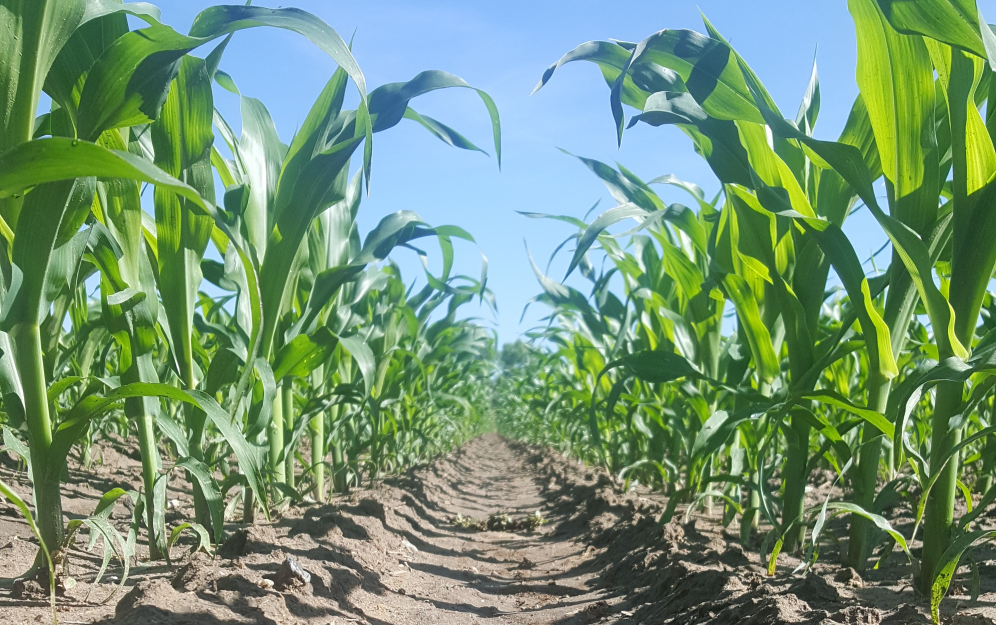
#> input picture Vision/test3.jpg, 2988 x 1875 px, given in place of the camera (shown at 1/3 size)
$ python vision1.py   (older library calls are emulated)
#> lines starting #> are read from the running program, lines starting #| are printed output that depends on the picture; after the words box and inside, x2 and y2 are one past the last pixel; in counts of white or black regions, pixels touching at a corner belong together
### Vision/dual_g2_hpmd_rpi.py
import wiringpi

# Motor speeds for this library are specified as numbers
# between -MAX_SPEED and MAX_SPEED, inclusive.
_max_speed = 480  # 19.2 MHz / 2 / 480 = 20 kHz
MAX_SPEED = _max_speed

io_initialized = False
def io_init():
  global io_initialized
  if io_initialized:
    return

  wiringpi.wiringPiSetupGpio()
  wiringpi.pinMode(12, wiringpi.GPIO.PWM_OUTPUT)
  wiringpi.pinMode(13, wiringpi.GPIO.PWM_OUTPUT)

  wiringpi.pwmSetMode(wiringpi.GPIO.PWM_MODE_MS)
  wiringpi.pwmSetRange(MAX_SPEED)
  wiringpi.pwmSetClock(2)

  wiringpi.pinMode(22, wiringpi.GPIO.OUTPUT)
  wiringpi.pinMode(23, wiringpi.GPIO.OUTPUT)
  wiringpi.pinMode(24, wiringpi.GPIO.OUTPUT)
  wiringpi.pinMode(25, wiringpi.GPIO.OUTPUT)

  io_initialized = True

class Motor(object):
    MAX_SPEED = _max_speed

    def __init__(self, pwm_pin, dir_pin, en_pin):
        self.pwm_pin = pwm_pin
        self.dir_pin = dir_pin
        self.en_pin = en_pin

    def enable(self):
        io_init()
        wiringpi.digitalWrite(self.en_pin, 1)

    def disable(self):
        io_init()
        wiringpi.digitalWrite(self.en_pin, 0)

    def setSpeed(self, speed):
        if speed < 0:
            speed = -speed
            dir_value = 1
        else:
            dir_value = 0

        if speed > MAX_SPEED:
            speed = MAX_SPEED

        io_init()
        wiringpi.digitalWrite(self.dir_pin, dir_value)
        wiringpi.pwmWrite(self.pwm_pin, speed)

class Motors(object):
    MAX_SPEED = _max_speed

    def __init__(self):
        self.motor1 = Motor(12, 24, 22)
        self.motor2 = Motor(13, 25, 23)

    def enable(self):
        self.motor1.enable()
        self.motor2.enable()

    def disable(self):
        self.motor1.disable()
        self.motor2.disable()

    def setSpeeds(self, m1_speed, m2_speed):
        self.motor1.setSpeed(m1_speed)
        self.motor2.setSpeed(m2_speed)

motors = Motors()

### Vision/vision1.py
import time
import cv2
import numpy as np
from dual_g2_hpmd_rpi import motors, MAX_SPEED

x_last = 320
y_last = 180

#capturing video through webcam
cap=cv2.VideoCapture(0)

while True:
        motors.enable()
        _, image = cap.read()
#> image is the input picture: shape (1875, 2988, 3); mean B, G, R 118.7, 148.6, 117.1
        Whiteline = cv2.inRange(image, (195,195,195), (255,255,255))
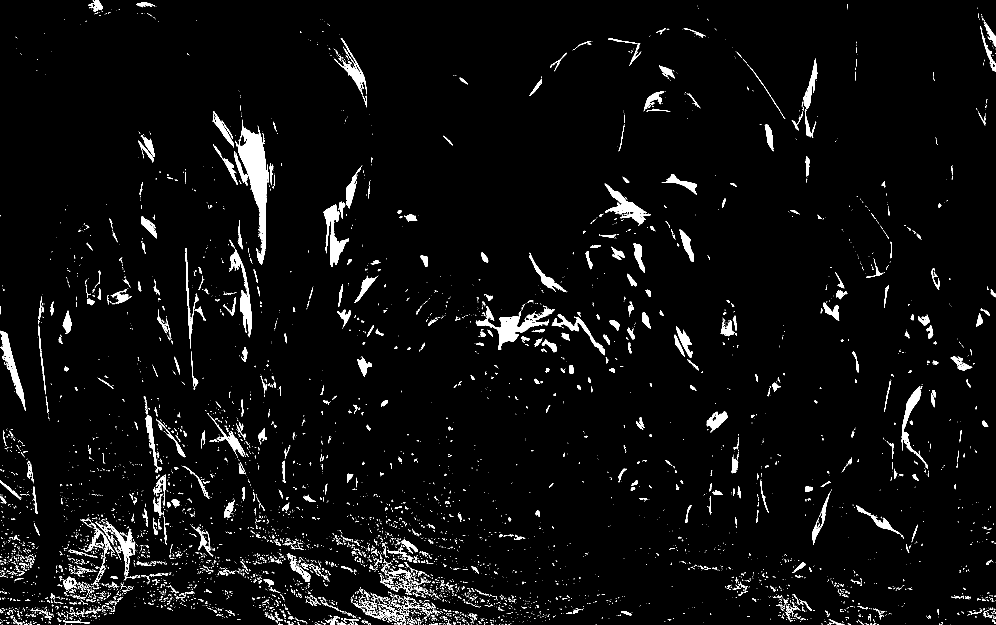
#> Whiteline: shape (1875, 2988) (shown at 1/3 size); 3.5% white; 6580 white regions (5561 under 20 px), largest, box (x1, y1, x2, y2) and area: (706, 359, 800, 794) 14751, (1427, 934, 1647, 1049) 6356, (971, 613, 1047, 801) 4958
        kernel = np.ones((3,3), np.uint8)
        Whiteline = cv2.erode(Whiteline, kernel, iterations=5)
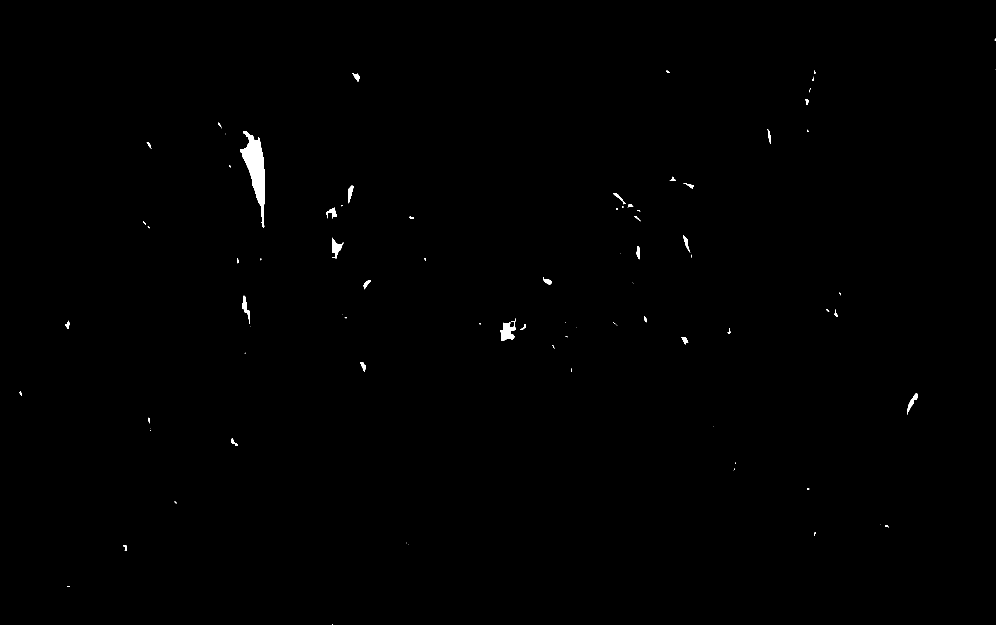
#> Whiteline: shape (1875, 2988) (shown at 1/3 size); 0.31% white; 93 white regions (50 under 20 px), largest, box (x1, y1, x2, y2) and area: (720, 393, 794, 683) 8777, (1501, 964, 1547, 1023) 1574, (996, 713, 1030, 775) 909
        Whiteline = cv2.dilate(Whiteline, kernel, iterations=9)
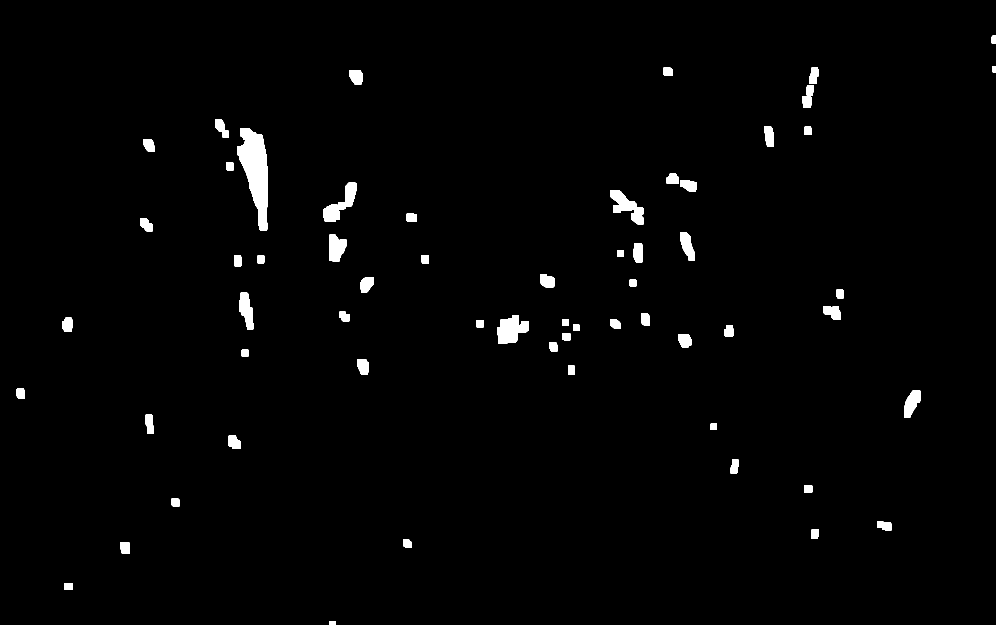
#> Whiteline: shape (1875, 2988) (shown at 1/3 size); 1.5% white; 61 white regions
        img_blk,contours_blk, hierarchy_blk = cv2.findContours(Whiteline.copy(),cv2.RETR_TREE,cv2.CHAIN_APPROX_SIMPLE)
#> contours_blk = 61 contours; largest, box (x1, y1, x2, y2) and area: (711, 384, 803, 692) 15760, (1492, 946, 1585, 1032) 5236, (970, 547, 1070, 665) 4481, (1831, 571, 1931, 673) 4424, (987, 704, 1039, 784) 3054

        contours_blk_len = len(contours_blk)
#> contours_blk_len = 61
        if contours_blk_len > 0 :
         if contours_blk_len == 1 :
          blackbox = cv2.minAreaRect(contours_blk[0])
          #whiteLineFound = True
         else:
           canditates=[]
           off_bottom = 0
           for con_num in range(contours_blk_len):
                blackbox = cv2.minAreaRect(contours_blk[con_num])
                (x_min, y_min), (w_min, h_min), ang = blackbox
                box = cv2.boxPoints(blackbox)
                (x_box,y_box) = box[0]
                if y_box > 358 :
                 off_bottom += 1
                canditates.append((y_box,con_num,x_min,y_min))
#> this loop made 61 passes
#> (x_min, y_min, w_min, h_min, ang, box, x_box, y_box) on passes 1 to 7: (997.5, 1869, 10, 19, -90, [[1007, 1874], [988, 1874], [988, 1864], [1007, 1864]], 1007, 1874), (204.5, 1758.5, 19, 25, -90, [[217, 1768], [192, 1768], [192, 1749], [217, 1749]], 217, 1768), (375, 1643, 32, 28, -90, [[389, 1659], [361, 1659], [361, 1627], [389, 1627]], 389, 1659), (1221, 1631, 24, 24, -90, [[1233, 1643], [1209, 1643], [1209, 1619], [1233, 1619]], 1233, 1643), (2444.5, 1601.5, 29, 23, -90, [[2456, 1616], [2433, 1616], [2433, 1587], [2456, 1587]], 2456, 1616), (2652.5, 1577, 26, 43, -90, [[2674, 1590], [2631, 1590], [2631, 1564], [2674, 1564]], 2674, 1590), (526.5, 1506.5, 23, 23, -90, [[538, 1518], [515, 1518], [515, 1495], [538, 1495]], 538, 1518)
#> (x_min, y_min, w_min, h_min, ang, x_box, y_box) on passes 12, 13, 31, 42, 45, 46: (448.1, 1272.5, 22.29, 58.65, -4.57, 439.4, 1302.7), (2733.6, 1210.5, 93.29, 37.57, -58.2, 2725, 1260.1), (737.2, 932.8, 39.93, 111.9, -5.19, 722.4, 990.3), (2062, 738.5, 32.51, 93.02, -13.74, 2057.2, 787.5), (1877.7, 625.2, 63.51, 139.7, -53.39, 1914.9, 692.4), (1025.3, 610, 147.5, 55.64, -47.42, 995.9, 683.1)
#> after the loop, canditates = 61 items, first 6: (1874, 0, 997.5, 1869), (1768, 1, 204.5, 1758.5), (1659, 2, 375, 1643), (1643, 3, 1221, 1631), (1616, 4, 2444.5, 1601.5), (1590, 5, 2652.5, 1577); off_bottom = 54
           canditates = sorted(canditates)
#> canditates = 61 items, first 6: (131, 60, 2981, 119), (216, 59, 2982.5, 207), (227, 58, 2004, 214.5), (251, 57, 2441, 226.5), (253, 56, 1068, 231.5), (285, 55, 2429.5, 270)
           if off_bottom > 1:
                canditates_off_bottom=[]
                for con_num in range ((contours_blk_len - off_bottom), contours_blk_len):
                   (y_highest,con_highest,x_min, y_min) = canditates[con_num]
                   total_distance = (abs(x_min - x_last)**2 + abs(y_min - y_last)**2)**0.5
                   canditates_off_bottom.append((total_distance,con_highest))
#> this loop made 54 passes
#> (y_highest, con_highest, x_min, y_min, total_distance) on passes 1 to 12: (404, 51, 2423.5, 392, 2114.2), (421.5, 53, 664.9, 385.6, 401.6), (441.3, 52, 2307.8, 408.5, 2000.9), (455, 49, 446.5, 436, 285.5), (511, 48, 689, 499, 487.8), (551, 47, 2018, 536, 1734.9), (574, 46, 2064.5, 557, 1784.8), (664, 43, 1234, 652.5, 1028.9), (683.1, 45, 1025.3, 610, 826), (692.4, 44, 1877.7, 625.2, 1620.1), (693, 42, 439, 673.5, 507.6), (699, 50, 766.3, 536.7, 571.3)
#> (y_highest, con_highest, x_min, y_min) on pass 21: (862, 34, 1641.5, 842.5)
                canditates_off_bottom = sorted(canditates_off_bottom)
                (total_distance,con_highest) = canditates_off_bottom[0]
                blackbox = cv2.minAreaRect(contours_blk[con_highest])
           else:
                (y_highest,con_highest,x_min, y_min) = canditates[contours_blk_len-1]
                blackbox = cv2.minAreaRect(contours_blk[con_highest])
         (x_min, y_min), (w_min, h_min), ang = blackbox
         x_last = x_min
         y_last = y_min
         #if ang < -45 :
          #ang = 90 + ang
         if w_min < h_min and ang > 0:
          ang = (90-ang)*-1
         if w_min > h_min and ang < 0:
          ang = 90 + ang
         setpoint = 320
         error = int(x_min - setpoint)
         ang = int(ang)
         box = cv2.boxPoints(blackbox)
         box = np.int0(box)
         cv2.drawContours(image,[box],0,(0,0,255),3)
         cv2.putText(image,str(ang),(10, 40), cv2.FONT_HERSHEY_SIMPLEX, 1, (0, 0, 255), 2)
         cv2.putText(image,str(error),(10, 320), cv2.FONT_HERSHEY_SIMPLEX, 1, (255, 0, 0), 2)
         cv2.line(image, (int(x_min),200 ), (int(x_min),250 ), (255,0,0),3)

         if error < -10 and error > -150:
                 print("Go left")
                 if ang > -45:
                         motors.setSpeeds(120, 90)
                 if ang < -45:
                         motors.setSpeeds(250, 50)
         if error < -150:
                 print("Go left")
                 if ang > -45:
                         motors.setSpeeds(150, 90)
                 if ang < -45:
                         motors.setSpeeds(250, 50)
         if error > 10 and error < 150:
                 print("Go right")
                 if ang < 45:
                         motors.setSpeeds(90, 120)
                 if ang > 45:
                         motors.setSpeeds(50, 250)
         if error > 150 :
                 print("Go right")
                 if ang < 45:
                         motors.setSpeeds(90, 150)
                 if ang > 45:
                         motors.setSpeeds(50, 250)
         if error >= -10 and error <= 10:
                 print("Go straight")
                 if ang > -20 and ang < 20:
                         motors.setSpeeds(200, 200)


        cv2.imshow("orginal with line", image)
        key = cv2.waitKey(1) & 0xFF
#> (key q is pressed here)
        if key == ord("q"):
                cv2.destroyAllWindows()
                motors.disable()
                motors.setSpeeds(0, 0)
                break

$ run again, on Vision/test4.JPG
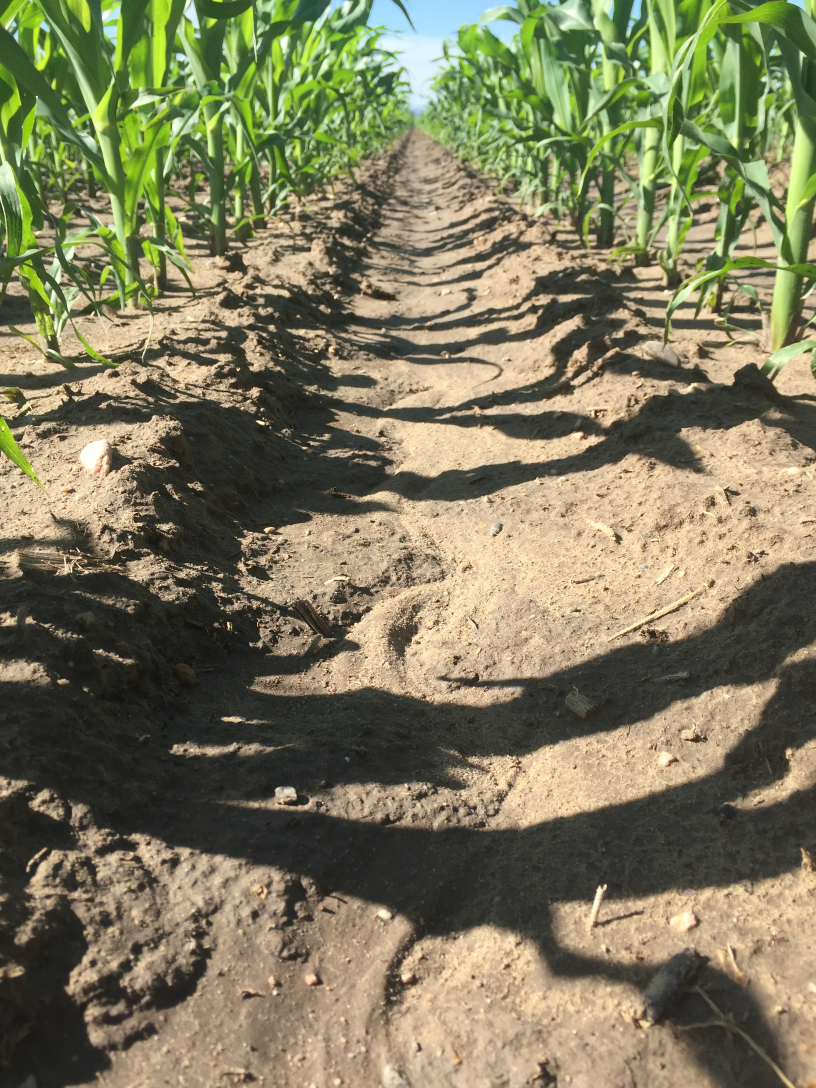
#> input picture Vision/test4.JPG, 2448 x 3264 px, given in place of the camera (shown at 1/3 size)
#> image is the input picture: shape (3264, 2448, 3); mean B, G, R 93.8, 123.4, 127.1
#> `Whiteline = cv2.inRange(image, (195,195,195), (255,255,255))`:
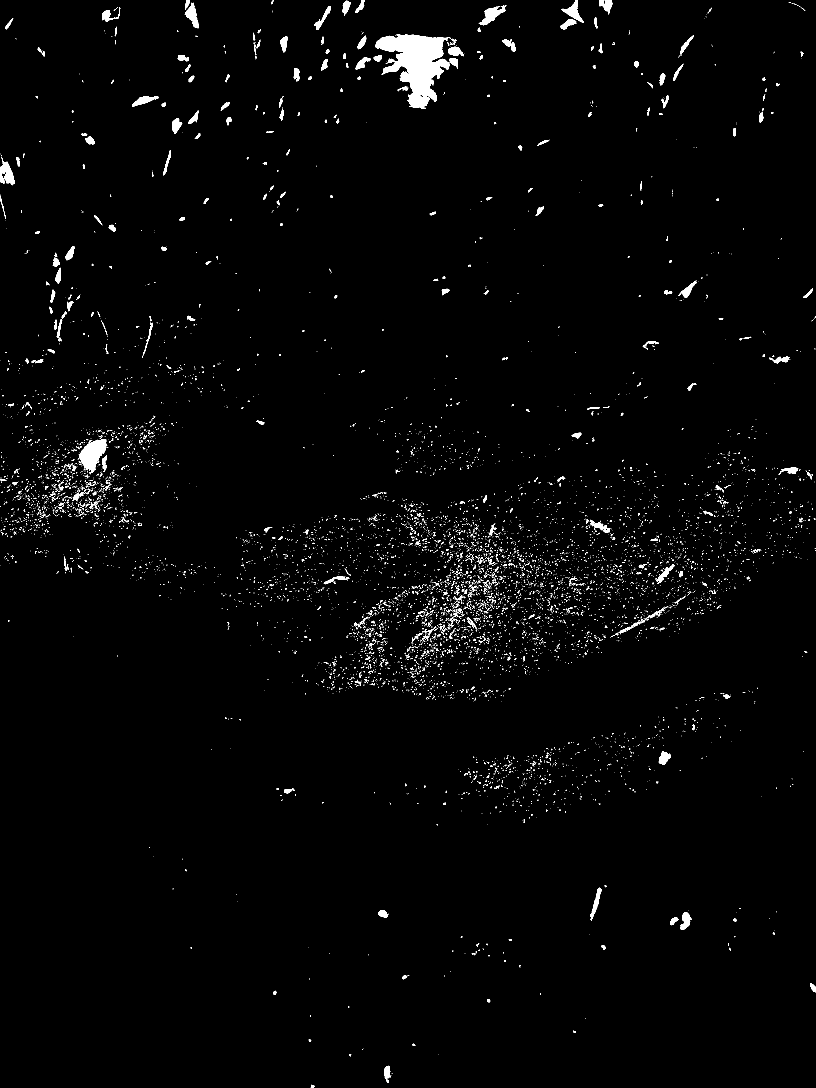
#> Whiteline: shape (3264, 2448) (shown at 1/3 size); 1.5% white; 8933 white regions (8411 under 20 px), largest, box (x1, y1, x2, y2) and area: (1126, 102, 1352, 327) 25524, (236, 1317, 320, 1423) 4697, (0, 471, 44, 556) 1956
#> `Whiteline = cv2.dilate(Whiteline, kernel, iterations=9)`:
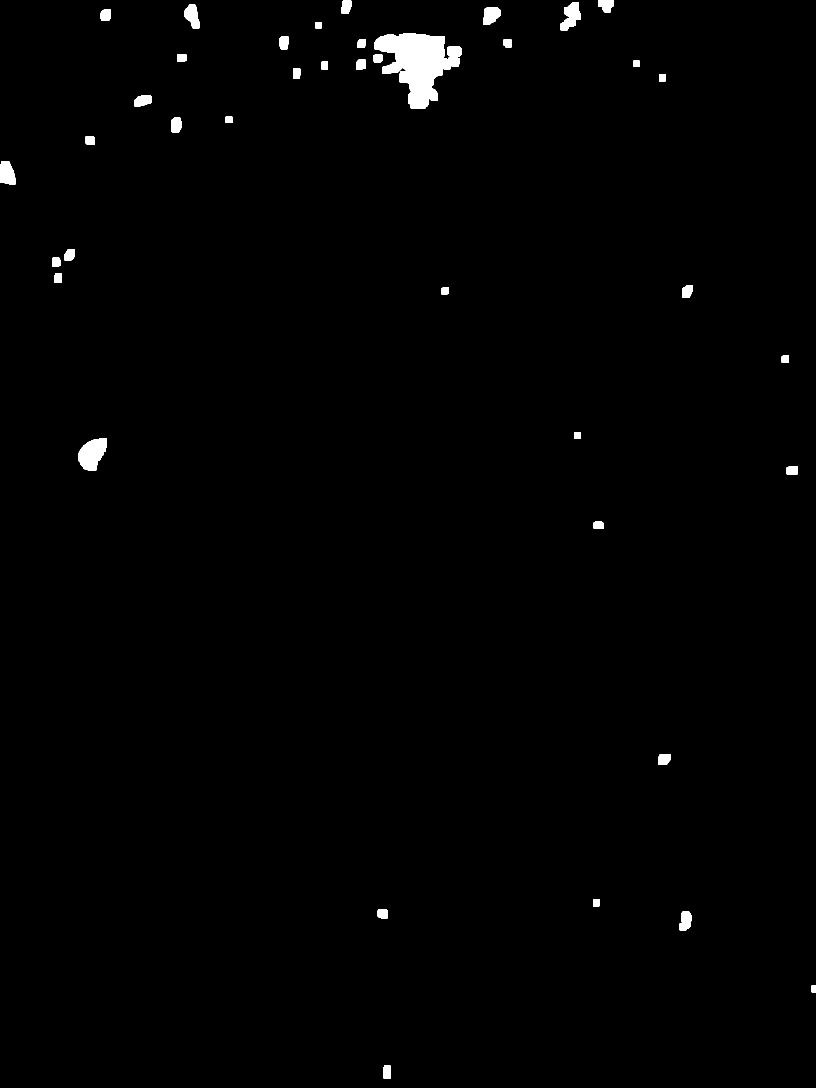
#> Whiteline: shape (3264, 2448) (shown at 1/3 size); 0.9% white; 40 white regions
#> contours_blk = 41 contours, 1 with area under 20; largest, box (x1, y1, x2, y2) and area: (1124, 101, 1378, 326) 29897, (235, 1314, 320, 1411) 5570, (1681, 7, 1741, 91) 2952, (0, 483, 46, 554) 2539, (1450, 21, 1501, 74) 2046
#> contours_blk_len = 41
#> the loop `for con_num in range(contours_blk_len):` made 41 passes
#> (x_min, y_min, w_min, h_min, ang, box, x_box, y_box) on passes 1 to 4: (1160.5, 3216, 38, 23, -90, [[1172, 3235], [1149, 3235], [1149, 3197], [1172, 3197]], 1172, 3235), (2440.5, 2967.5, 21, 13, -90, [[2447, 2978], [2434, 2978], [2434, 2957], [2447, 2957]], 2447, 2978), (2056, 2762.5, 55, 34, -90, [[2073, 2790], [2039, 2790], [2039, 2735], [2073, 2735]], 2073, 2790), (1147.5, 2741, 26, 29, -90, [[1162, 2754], [1133, 2754], [1133, 2728], [1162, 2728]], 1162, 2754)
#> after the loop `for con_num in range(contours_blk_len):`: canditates = 41 items, first 6: (3235, 0, 1160.5, 3216), (2978, 1, 2440.5, 2967.5), (2790, 2, 2056, 2762.5), (2754, 3, 1147.5, 2741), (2718, 4, 1788.5, 2707.5), (2294, 5, 1992.5, 2278); off_bottom = 21
#> `canditates = sorted(canditates)`: canditates = 41 items, first 6: (36, 40, 1816.5, 18), (40, 39, 1039, 20.5), (60, 35, 317, 44), (73, 36, 1475, 47), (84, 34, 955, 75), (90, 38, 1710.5, 48.5)
#> the loop `for con_num in range ((contours_blk_len - off_bottom), contours_blk_le..` made 21 passes
#> (y_highest, con_highest, x_min, y_min, total_distance) on passes 1 to 8: (368, 20, 686.5, 359, 407.9), (397, 19, 529, 375, 285.8), (434, 18, 270, 421, 246.1), (525.5, 17, 10.75, 523.3, 462), (553, 16, 22.5, 518, 450.3), (781, 15, 208.5, 764, 594.5), (800, 14, 168.5, 786.5, 625.1), (848, 13, 173.5, 833.5, 669.7)
#> after the loop `for con_num in range ((contours_blk_len - off_bottom), contours_blk_le..`: canditates_off_bottom = [(407.9, 20), (285.8, 19), (246.1, 18), (462, 17), (450.3, 16), (594.5, 15), (625.1, 14), (669.7, 13), (1228.7, 11), (1875.6, 12), (2224.6, 10), (1805.7, 9), (1176.5, 8), (2396.4, 7), (2030.5, 6), (2683.1, 5), (2923.1, 4), (2691.4, 3), (3111.8, 2), (3502.4, 1), (3150.2, 0)]
#> `canditates_off_bottom = sorted(canditates_off_bottom)`: canditates_off_bottom = [(246.1, 18), (285.8, 19), (407.9, 20), (450.3, 16), (462, 17), (594.5, 15), (625.1, 14), (669.7, 13), (1176.5, 8), (1228.7, 11), (1805.7, 9), (1875.6, 12), (2030.5, 6), (2224.6, 10), (2396.4, 7), (2683.1, 5), (2691.4, 3), (2923.1, 4), (3111.8, 2), (3150.2, 0), (3502.4, 1)]
#> `(total_distance,con_highest) = canditates_off_bottom[0]`: total_distance = 246.1; con_highest = 18
#> `blackbox = cv2.minAreaRect(contours_blk[con_highest])`: blackbox = ((270, 421), (26, 28), -90)
#> `(x_min, y_min), (w_min, h_min), ang = blackbox`: x_min = 270; y_min = 421; w_min = 26; h_min = 28
#> x_last = 270
#> y_last = 421
#> error = -50
#> `box = cv2.boxPoints(blackbox)`: box = [[284, 434], [256, 434], [256, 408], [284, 408]]
